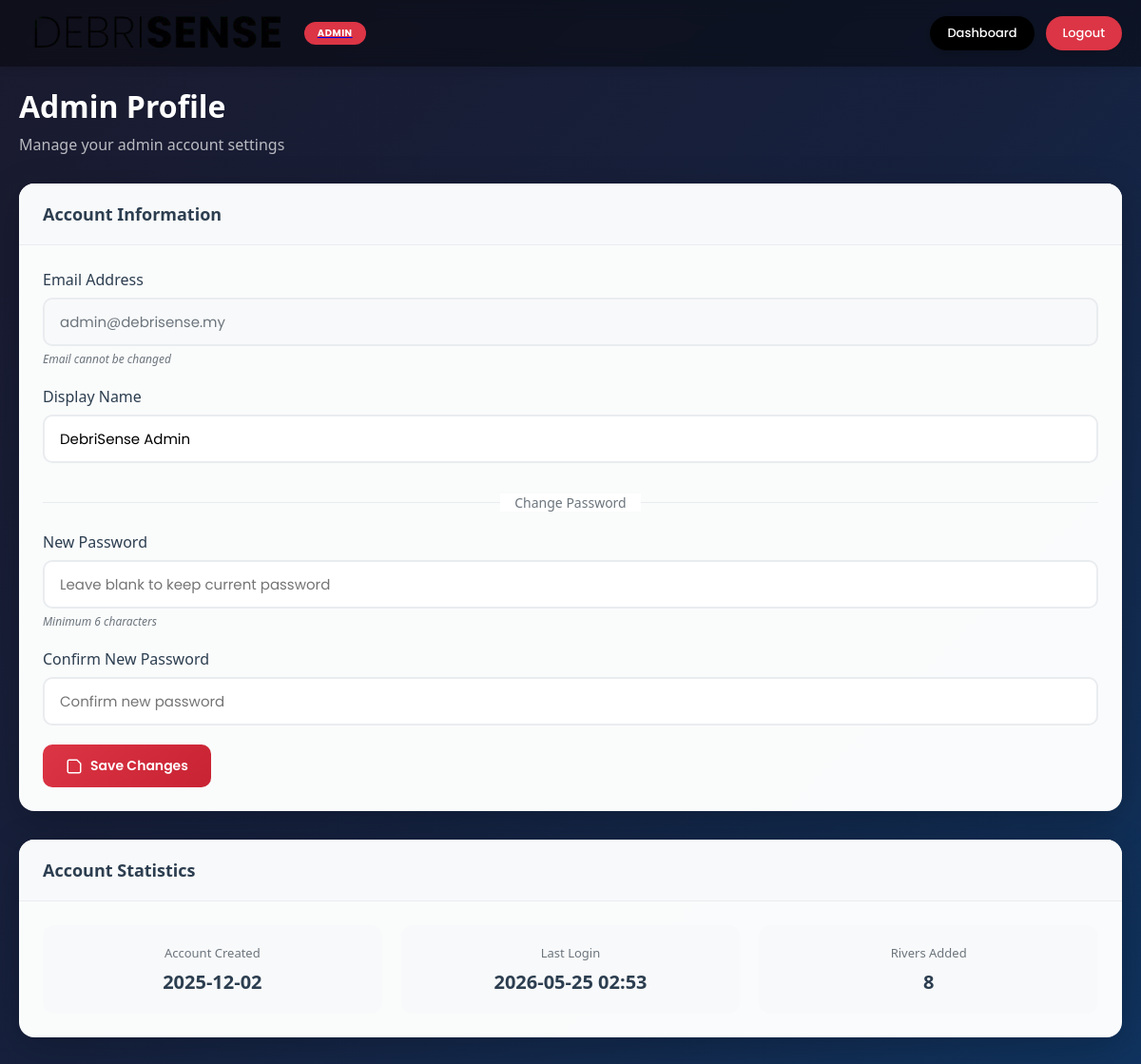
The page /admin/profile (signed in) on the database as committed earlier.
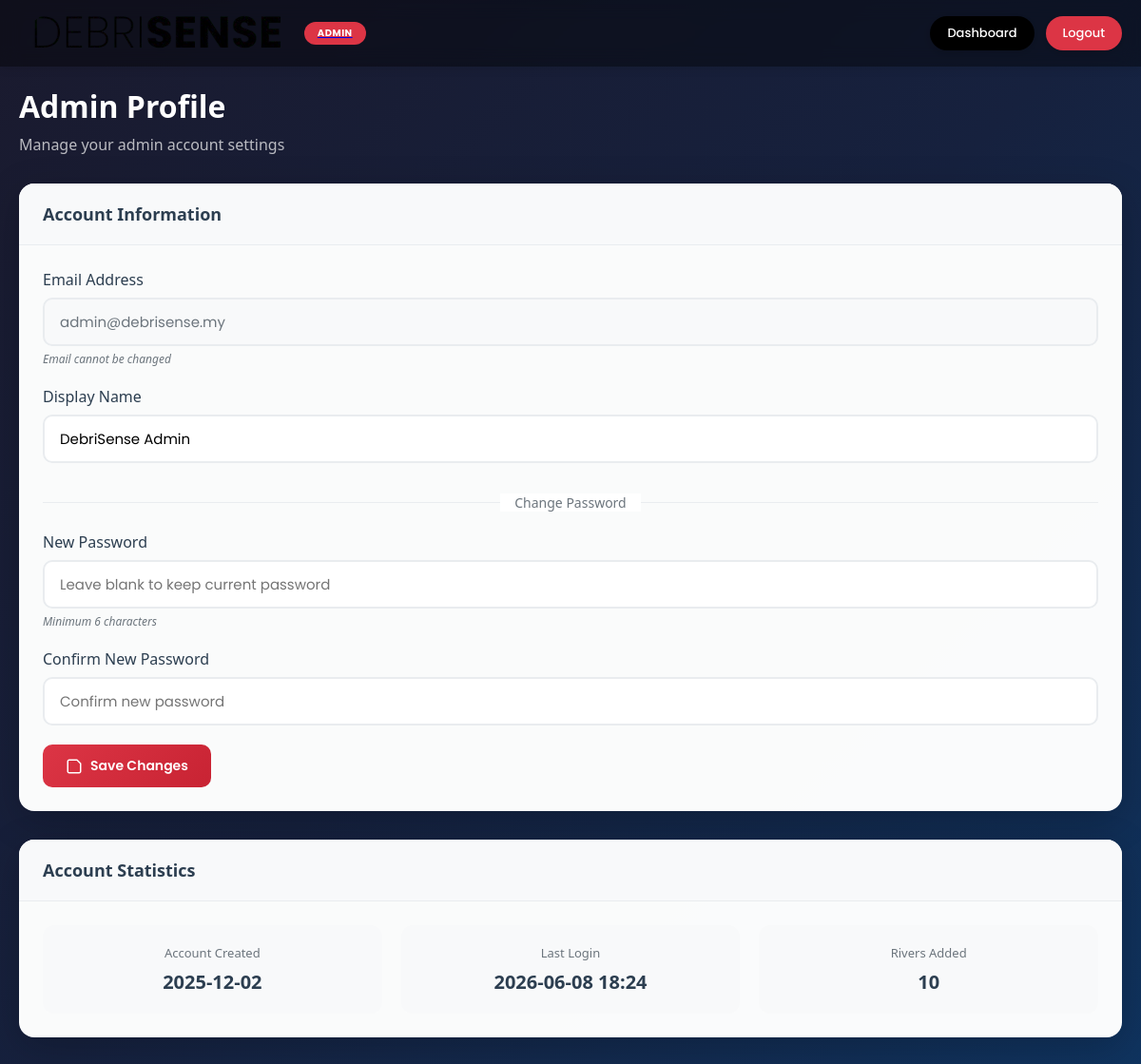
The same page on the database as committed later.
### models.py (models this page shows, shortened)
class Admin(UserMixin, db.Model):
    __tablename__ = 'admins'
    id = db.Column(db.Integer, primary_key=True)
    email = db.Column(db.String(150), unique=True, nullable=False, index=True)
    password_hash = db.Column(db.String(256), nullable=False)
    name = db.Column(db.String(150), nullable=False, default='Admin')
    is_active = db.Column(db.Boolean, default=True)
    created_at = db.Column(db.DateTime, default=datetime.utcnow)
    last_login = db.Column(db.DateTime, nullable=True)
    rivers = db.relationship('River', backref='added_by_admin', lazy='dynamic',
                            foreign_keys='River.admin_id')
    hotspot_reports = db.relationship('HotspotReport', backref='reviewer', lazy='dynamic',
                                     foreign_keys='HotspotReport.reviewed_by')

### app.py (the view)
@app.route('/admin/profile')
@admin_required
def admin_profile():
    return render_template('admin_profile.html', admin=current_user)

### app.py (called while the page is built)
@login_manager.user_loader
def load_user(user_id):
    if user_id.startswith('admin_'):
        admin_id = int(user_id.replace('admin_', ''))
        return Admin.query.get(admin_id)
    elif user_id.startswith('user_'):
        ngo_id = int(user_id.replace('user_', ''))
        return User.query.get(ngo_id)
    return None

def admin_required(f):
    @wraps(f)
    def decorated_function(*args, **kwargs):
        if not current_user.is_authenticated:
            if request.path.startswith('/api/'):
                return jsonify({'success': False, 'error': 'Authentication required'}), 401
            flash('Please log in as admin to access this page.', 'warning')
            return redirect(url_for('admin_login'))
        if not isinstance(current_user, Admin):
            if request.path.startswith('/api/'):
                return jsonify({'success': False, 'error': 'Access denied. Admin privileges required.'}), 403
            flash('Access denied. Admin privileges required.', 'error')
            return redirect(url_for('index'))
        return f(*args, **kwargs)
    return decorated_function

### templates/admin_profile.html (shortened to what the changed rows need)
<!DOCTYPE html>
<html lang="en">
<head>
    <link rel="stylesheet" href="{{ url_for('static', filename='css/style.css') }}">
    <link rel="stylesheet" href="{{ url_for('static', filename='css/admin.css') }}">
    <link rel="stylesheet" href="{{ url_for('static', filename='css/admin_pages.css') }}">
</head>
<body class="admin-page">
    <main class="admin-content">
        <div class="admin-container">
            <div class="page-header">
                <h1>Admin Profile</h1>
            </div>
            <div class="admin-card">
                <div class="card-header">
                    <h2>Account Information</h2>
                </div>
                <div class="card-body">
                    <form method="POST" action="{{ url_for('update_admin_profile') }}" class="admin-form">
                        <div class="form-group">
                            <label for="email">Email Address</label>
                            <input type="email" id="email" value="{{ admin.email }}" disabled>
                            <span class="form-hint">Email cannot be changed</span>
                        </div>
                        <div class="form-group">
                            <label for="name">Display Name</label>
                            <input type="text" id="name" name="name" value="{{ admin.name }}" required>
                        </div>
                    </form>
                </div>
            </div>
            <div class="admin-card">
                <div class="card-header">
                    <h2>Account Statistics</h2>
                </div>
                <div class="card-body">
                    <div class="stats-grid">
                        <div class="stat-item">
                            <span class="stat-label">Account Created</span>
                            <span class="stat-value">{{ admin.created_at.strftime('%Y-%m-%d') if admin.created_at else 'N/A' }}</span>
                        </div>
                        <div class="stat-item">
                            <span class="stat-label">Last Login</span>
                            <span class="stat-value">{{ admin.last_login.strftime('%Y-%m-%d %H:%M') if admin.last_login else 'N/A' }}</span>
                        </div>
                        <div class="stat-item">
                            <span class="stat-label">Rivers Added</span>
                            <span class="stat-value">{{ admin.rivers.count() }}</span>
                        </div>
                    </div>
                </div>
            </div>
        </div>
    </main>
</body>
</html>

Rows that differ between the two databases and show on the page:
changed Admin "admin@debrisense.my": last_login "2026-05-25 02:53" → "2026-06-08 18:24"
Other text that changed with them:
{{ admin.rivers.count() }}: "8" → "10"
